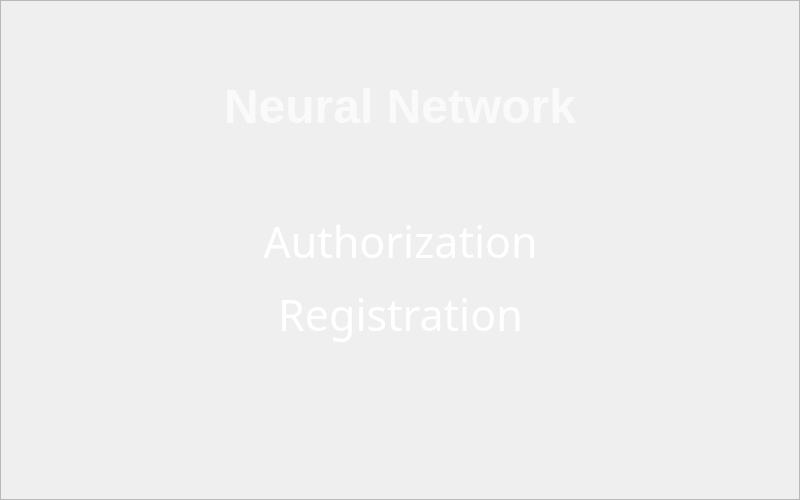
   <widget class="QFrame" name="winfirst">
    <property name="geometry">
     <rect>
      <x>0</x>
      <y>0</y>
      <width>800</width>
      <height>500</height>
     </rect>
    </property>
    <property name="frameShape">
     <enum>QFrame::StyledPanel</enum>
    </property>
    <property name="frameShadow">
     <enum>QFrame::Raised</enum>
    </property>
    <layout class="QGridLayout" name="gridLayout_13">
     <item row="0" column="0">
      <layout class="QGridLayout" name="gridLayout">
       <item row="4" column="1">
        <widget class="QPushButton" name="Registretion">
         <property name="sizePolicy">
          <sizepolicy hsizetype="Preferred" vsizetype="Preferred">
           <horstretch>0</horstretch>
           <verstretch>0</verstretch>
          </sizepolicy>
         </property>
         <property name="font">
          <font>
           <family>Monospac821 BT</family>
           <pointsize>32</pointsize>
          </font>
         </property>
         <property name="styleSheet">
          <string notr="true">color:white;</string>
         </property>
         <property name="text">
          <string>Registration</string>
         </property>
         <property name="flat">
          <bool>true</bool>
         </property>
        </widget>
       </item>
       <item row="6" column="1">
        <spacer name="verticalSpacer">
         <property name="orientation">
          <enum>Qt::Vertical</enum>
         </property>
         <property name="sizeHint" stdset="0">
          <size>
           <width>20</width>
           <height>10</height>
          </size>
         </property>
        </spacer>
       </item>
       <item row="2" column="2" rowspan="5">
        <spacer name="horizontalSpacer_2">
         <property name="orientation">
          <enum>Qt::Horizontal</enum>
         </property>
         <property name="sizeHint" stdset="0">
          <size>
           <width>40</width>
           <height>20</height>
          </size>
         </property>
        </spacer>
       </item>
       <item row="0" column="0" colspan="3">
        <spacer name="verticalSpacer_3">
         <property name="orientation">
          <enum>Qt::Vertical</enum>
         </property>
         <property name="sizeHint" stdset="0">
          <size>
           <width>20</width>
           <height>40</height>
          </size>
         </property>
        </spacer>
       </item>
       <item row="1" column="0" colspan="3">
        <widget class="QLabel" name="title_NN">
         <property name="text">
          <string>&lt;html&gt;&lt;head/&gt;&lt;body&gt;&lt;p align=&quot;center&quot;&gt;&lt;span style=&quot; font-size:36pt; font-weight:600; color:#fafafa;&quot;&gt;Neural Network&lt;/span&gt;&lt;/p&gt;&lt;/body&gt;&lt;/html&gt;</string>
         </property>
        </widget>
       </item>
       <item row="2" column="1">
        <spacer name="verticalSpacer_2">
         <property name="orientation">
          <enum>Qt::Vertical</enum>
         </property>
         <property name="sizeHint" stdset="0">
          <size>
           <width>20</width>
           <height>40</height>
          </size>
         </property>
        </spacer>
       </item>
       <item row="3" column="1">
        <widget class="QPushButton" name="Authorization">
         <property name="sizePolicy">
          <sizepolicy hsizetype="Preferred" vsizetype="Preferred">
           <horstretch>0</horstretch>
           <verstretch>0</verstretch>
          </sizepolicy>
         </property>
         <property name="font">
          <font>
           <family>Monospac821 BT</family>
           <pointsize>32</pointsize>
          </font>
         </property>
         <property name="styleSheet">
          <string notr="true">color:white;
box-shadow: 4px 4px 5px rgba(250, 50, 50, 0.4);
</string>
         </property>
         <property name="text">
          <string>Authorization</string>
         </property>
         <property name="flat">
          <bool>true</bool>
         </property>
        </widget>
       </item>
       <item row="2" column="0" rowspan="5">
        <spacer name="horizontalSpacer">
         <property name="orientation">
          <enum>Qt::Horizontal</enum>
         </property>
         <property name="sizeHint" stdset="0">
          <size>
           <width>40</width>
           <height>20</height>
          </size>
         </property>
        </spacer>
       </item>
       <item row="7" column="0" colspan="3">
        <spacer name="verticalSpacer_4">
         <property name="orientation">
          <enum>Qt::Vertical</enum>
         </property>
         <property name="sizeHint" stdset="0">
          <size>
           <width>20</width>
           <height>40</height>
          </size>
         </property>
        </spacer>
       </item>
      </layout>
     </item>
    </layout>
   </widget>
